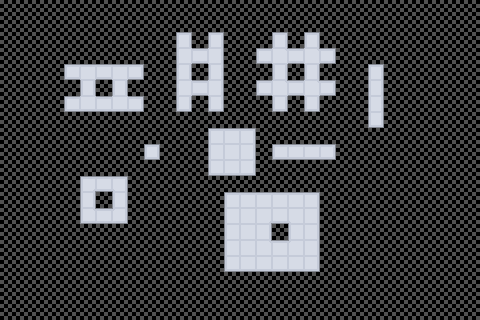

A level layout from a 2D game, rendered from its tile map. Below: a short description, then the map file with its tile-grid data intact:
An orthogonal 30x20 tile map with 16x16 px tiles, 2 tile layers (prototype, terrain), 2 tilesets.

<map version="1.9" tiledversion="1.9.2" orientation="orthogonal" renderorder="right-down" width="30" height="20" tilewidth="16" tileheight="16" infinite="0" nextlayerid="5" nextobjectid="2">
 <tileset firstgid="1" source="prototype_v2.tsx" />
 <tileset firstgid="129" source="Stone.tsx" />
 <layer id="1" name="prototype" width="30" height="20">
  <properties>
   <property name="pouet" value="pouetpouet" />
  </properties>
  <data encoding="csv">
200,200,200,200,200,200,200,200,200,200,200,200,200,200,200,200,200,200,200,200,200,200,200,200,200,200,200,200,200,200,
200,200,200,200,200,200,200,200,200,200,200,200,200,200,200,200,200,200,200,200,200,200,200,200,200,200,200,200,200,200,
200,200,200,200,200,200,200,200,200,200,200,196,200,196,200,200,200,196,200,196,200,200,200,200,200,200,200,200,200,200,
200,200,200,200,200,200,200,200,200,200,200,196,196,196,200,200,196,196,196,196,196,200,200,200,200,200,200,200,200,200,
200,200,200,200,196,196,196,196,196,200,200,196,200,196,200,200,200,196,200,196,200,200,200,196,200,200,200,200,200,200,
200,200,200,200,200,196,200,196,200,200,200,196,196,196,200,200,196,196,196,196,196,200,200,196,200,200,200,200,200,200,
200,200,200,200,196,196,196,196,196,200,200,196,200,196,200,200,200,196,200,196,200,200,200,196,200,200,200,200,200,200,
200,200,200,200,200,200,200,200,200,200,200,200,200,200,200,200,200,200,200,200,200,200,200,196,200,200,200,200,200,200,
200,200,200,200,200,200,200,200,200,200,200,200,200,196,196,196,200,200,200,200,200,200,200,200,200,200,200,200,200,200,
200,200,200,200,200,200,200,200,200,196,200,200,200,196,196,196,200,196,196,196,196,200,200,200,200,200,200,200,200,200,
200,200,200,200,200,200,200,200,200,200,200,200,200,196,196,196,200,200,200,200,200,200,200,200,200,200,200,200,200,200,
200,200,200,200,200,196,196,196,200,200,200,200,200,200,200,200,200,200,200,200,200,200,200,200,200,200,200,200,200,200,
200,200,200,200,200,196,200,196,200,200,200,200,200,200,196,196,196,196,196,196,200,200,200,200,200,200,200,200,200,200,
200,200,200,200,200,196,196,196,200,200,200,200,200,200,196,196,196,196,196,196,200,200,200,200,200,200,200,200,200,200,
200,200,200,200,200,200,200,200,200,200,200,200,200,200,196,196,196,200,196,196,200,200,200,200,200,200,200,200,200,200,
200,200,200,200,200,200,200,200,200,200,200,200,200,200,196,196,196,196,196,196,200,200,200,200,200,200,200,200,200,200,
200,200,200,200,200,200,200,200,200,200,200,200,200,200,196,196,196,196,196,196,200,200,200,200,200,200,200,200,200,200,
200,200,200,200,200,200,200,200,200,200,200,200,200,200,200,200,200,200,200,200,200,200,200,200,200,200,200,200,200,200,
200,200,200,200,200,200,200,200,200,200,200,200,200,200,200,200,200,200,200,200,200,200,200,200,200,200,200,200,200,200,
200,200,200,200,200,200,200,200,200,200,200,200,200,200,200,200,200,200,200,200,200,200,200,200,200,200,200,200,200,200
</data>
 </layer>
 <layer id="2" name="terrain" width="30" height="20">
  <data encoding="csv">
0,0,0,0,0,0,0,0,0,0,0,0,0,0,0,0,0,0,0,0,0,0,0,0,0,0,0,0,0,0,
0,0,0,0,0,0,0,0,0,0,0,200,0,200,0,0,0,200,0,200,0,0,0,0,0,0,0,0,0,0,
0,0,0,0,0,0,0,0,0,0,200,321,200,321,200,0,200,321,200,321,200,0,0,0,0,0,0,0,0,0,
0,0,0,0,200,200,200,200,200,0,200,195,388,197,200,200,387,263,388,263,389,200,0,200,0,0,0,0,0,0,
0,0,0,200,387,132,388,132,389,200,200,385,200,385,200,0,200,385,200,385,200,0,200,321,200,0,0,0,0,0,
0,0,0,0,200,385,200,385,200,0,200,195,388,197,200,200,387,263,388,263,389,200,200,385,200,0,0,0,0,0,
0,0,0,200,387,260,388,260,389,200,200,449,200,449,200,0,200,449,200,449,200,0,200,385,200,0,0,0,0,0,
0,0,0,0,200,200,200,200,200,0,0,200,0,200,200,200,0,200,0,200,0,0,200,449,200,0,0,0,0,0,
0,0,0,0,0,0,0,0,0,200,0,0,200,131,132,133,200,200,200,200,200,0,0,200,0,0,0,0,0,0,
0,0,0,0,0,0,0,0,200,129,200,0,200,195,196,197,200,387,388,388,389,200,0,0,0,0,0,0,0,0,
0,0,0,0,0,200,200,200,0,200,0,0,200,259,260,261,200,200,200,200,200,0,0,0,0,0,0,0,0,0,
0,0,0,0,200,139,388,141,200,0,0,0,0,200,200,200,200,200,200,200,0,0,0,0,0,0,0,0,0,0,
0,0,0,0,200,385,200,385,200,0,0,0,0,200,131,132,132,132,132,133,200,0,0,0,0,0,0,0,0,0,
0,0,0,0,200,267,388,269,200,0,0,0,0,200,195,196,135,260,137,197,200,0,0,0,0,0,0,0,0,0,
0,0,0,0,0,200,200,200,0,0,0,0,0,200,195,196,197,200,195,197,200,0,0,0,0,0,0,0,0,0,
0,0,0,0,0,0,0,0,0,0,0,0,0,200,195,196,263,132,265,197,200,0,0,0,0,0,0,0,0,0,
0,0,0,0,0,0,0,0,0,0,0,0,0,200,259,260,260,260,260,261,200,0,0,0,0,0,0,0,0,0,
0,0,0,0,0,0,0,0,0,0,0,0,0,0,200,200,200,200,200,200,0,0,0,0,0,0,0,0,0,0,
0,0,0,0,0,0,0,0,0,0,0,0,0,0,0,0,0,0,0,0,0,0,0,0,0,0,0,0,0,0,
0,0,0,0,0,0,0,0,0,0,0,0,0,0,0,0,0,0,0,0,0,0,0,0,0,0,0,0,0,0
</data>
 </layer>
</map>